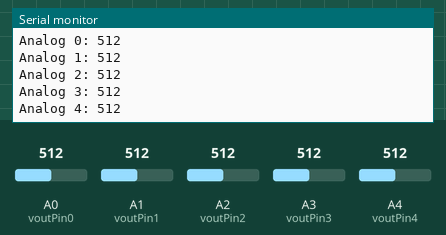
Simulated run of this sketch. Board: Arduino Uno, built with avr-gcc and run on an emulated ATmega328P. Parts: the last lines printed to the serial monitor. The test bench sets the inputs (shaded band); at power-on: A0 (voutPin0) = 512, A1 (voutPin1) = 512, A2 (voutPin2) = 512, A3 (voutPin3) = 512, A4 (voutPin4) = 512.

Above: at 3.2 s.
3.3 s: A0 (voutPin0) set to 716
4.8 s: A1 (voutPin1) set to 716
6.3 s: A2 (voutPin2) set to 716
At 7.6 s:
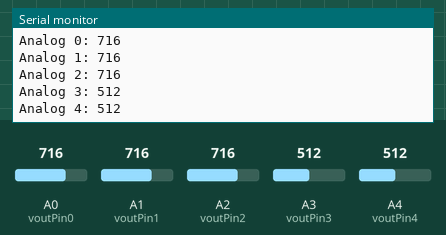
7.8 s: A3 (voutPin3) set to 716
At 8.9 s:
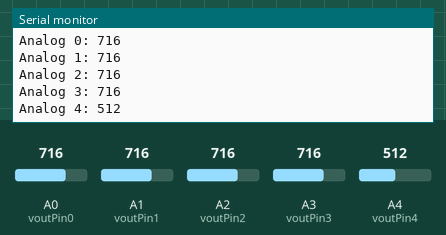
9.3 s: A4 (voutPin4) set to 716
At 10.6 s:
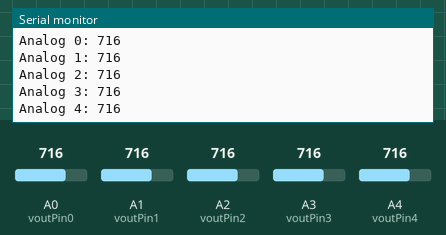
10.8 s: A0 (voutPin0) set to 992
Timing chart, 0 to 13.3 s (numbered marks = the images above; inputs shaded):
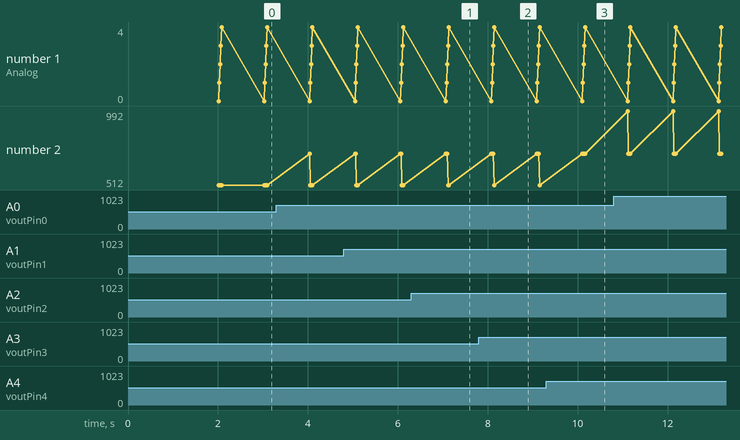

The sketch:

needleCheck.ino
```cpp
const int voutPin0 = A0;
const int voutPin1 = A1;
const int voutPin2 = A2;
const int voutPin3 = A3;
const int voutPin4 = A4;

void setup() {
  Serial.begin(9600);
  delay(2);
  pinMode(voutPin0, INPUT);
  pinMode(voutPin1, INPUT);
  pinMode(voutPin2, INPUT);
  pinMode(voutPin3, INPUT);
  pinMode(voutPin4, INPUT);

  delay(2000);
  Serial.println("Setup Complete");
}

// the loop function runs over and over again forever
void loop() {
  Serial.print("Analog 0: ");
  Serial.println(analogRead(voutPin0));
  Serial.print("Analog 1: ");
  Serial.println(analogRead(voutPin1));
  Serial.print("Analog 2: ");
  Serial.println(analogRead(voutPin2));
  Serial.print("Analog 3: ");
  Serial.println(analogRead(voutPin3));
  Serial.print("Analog 4: ");
  Serial.println(analogRead(voutPin4));
  delay(1000);                          // wait for a second
}
```

Measured:
- after the input at 6.3 s, the serial monitor: prints a new line after 0.80 s (image 1)
- after the input at 7.8 s, the serial monitor: prints a new line after 0.33 s (image 2)
- after the input at 9.3 s, the serial monitor: prints a new line after 0.86 s (image 3)
